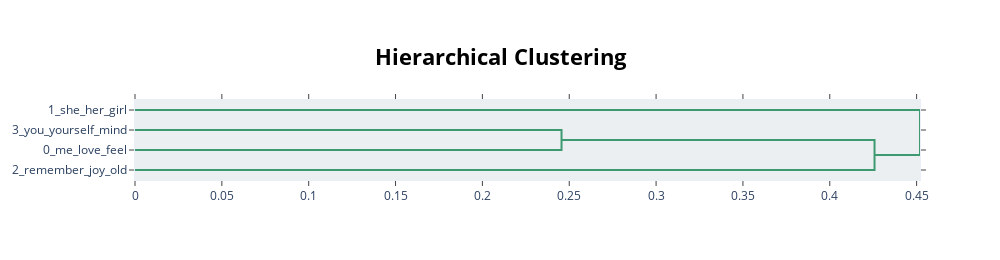

Notebook source saved alongside this figure:
### Code cell
model.visualize_hierarchy(top_n_topics=30)

### Figure 1 — Plotly figure (JSON) as saved in the notebook; plotly's stock layout.template omitted (floating-point values rounded to 4 significant figures)
{"data": [{"hoverinfo": "text", "marker": {"color": "rgb(61,153,112)"}, "mode": "lines", "type": "scatter", "x": [0, 0.2456, 0.2456, 0], "xaxis": "x", "y": [-15, -15, -25, -25], "yaxis": "y"}, {"hoverinfo": "text", "marker": {"color": "rgb(61,153,112)"}, "mode": "lines", "type": "scatter", "x": [0.2456, 0.4258, 0.4258, 0], "xaxis": "x", "y": [-20, -20, -35, -35], "yaxis": "y"}, {"hoverinfo": "text", "marker": {"color": "rgb(61,153,112)"}, "mode": "lines", "type": "scatter", "x": [0, 0.4519, 0.4519, 0.4258], "xaxis": "x", "y": [-5, -5, -27.5, -27.5], "yaxis": "y"}], "layout": {"autosize": false, "height": 260, "hoverlabel": {"bgcolor": "white", "font": {"family": "Rockwell", "size": 16}}, "hovermode": "closest", "plot_bgcolor": "#ECEFF1", "showlegend": false, "title": {"font": {"color": "Black", "size": 22}, "text": "<b>Hierarchical Clustering</b>", "x": 0.5, "xanchor": "center", "yanchor": "top"}, "width": 1000, "xaxis": {"mirror": "allticks", "rangemode": "tozero", "showgrid": false, "showline": true, "showticklabels": true, "ticks": "outside", "type": "linear", "zeroline": false}, "yaxis": {"mirror": "allticks", "range": [-40, 0], "rangemode": "tozero", "showgrid": false, "showline": true, "showticklabels": true, "tickmode": "array", "ticks": "outside", "ticktext": ["1_she_her_girl", "3_you_yourself_mind", "0_me_love_feel", "2_remember_joy_old"], "tickvals": [-5, -15, -25, -35], "type": "linear", "zeroline": false}}}
